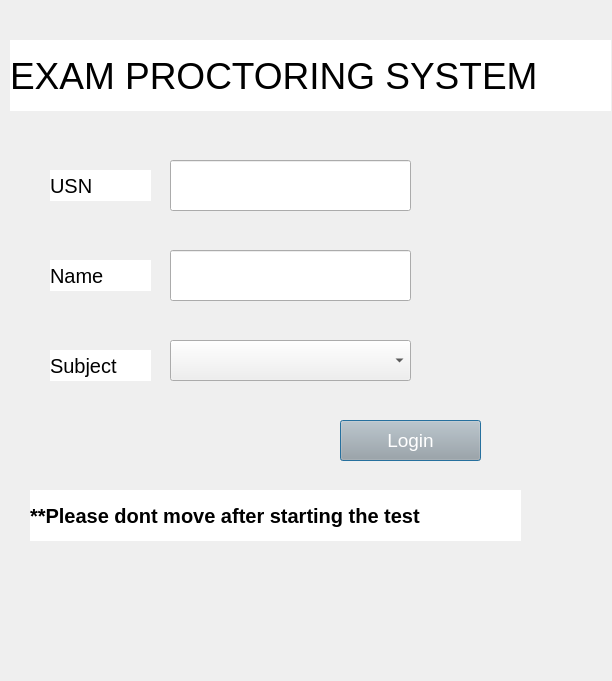
<?xml version="1.0" encoding="UTF-8"?>
<ui version="4.0">
 <class>Dialog</class>
 <widget class="QDialog" name="Dialog">
  <property name="geometry">
   <rect>
    <x>0</x>
    <y>0</y>
    <width>612</width>
    <height>681</height>
   </rect>
  </property>
  <property name="windowTitle">
   <string>Dialog</string>
  </property>
  <property name="styleSheet">
   <string notr="true"/>
  </property>
  <widget class="QLabel" name="label">
   <property name="geometry">
    <rect>
     <x>10</x>
     <y>40</y>
     <width>601</width>
     <height>71</height>
    </rect>
   </property>
   <property name="styleSheet">
    <string notr="true">font-size:28pt;

color: rgb(0, 0, 0);

background-color: rgb(255, 255, 255);</string>
   </property>
   <property name="text">
    <string>EXAM PROCTORING SYSTEM</string>
   </property>
  </widget>
  <widget class="QLabel" name="label_2">
   <property name="geometry">
    <rect>
     <x>50</x>
     <y>260</y>
     <width>101</width>
     <height>31</height>
    </rect>
   </property>
   <property name="styleSheet">
    <string notr="true">font-size:15pt;
border-color: rgb(255, 0, 255);
background-color: rgb(255, 255, 255);
color: rgb(0, 0, 0);</string>
   </property>
   <property name="text">
    <string>Name</string>
   </property>
  </widget>
  <widget class="QLineEdit" name="name">
   <property name="geometry">
    <rect>
     <x>170</x>
     <y>250</y>
     <width>241</width>
     <height>51</height>
    </rect>
   </property>
   <property name="styleSheet">
    <string notr="true">font-size:14pt;
color: rgb(0, 0, 0);</string>
   </property>
  </widget>
  <widget class="QPushButton" name="loginbutton">
   <property name="geometry">
    <rect>
     <x>340</x>
     <y>420</y>
     <width>141</width>
     <height>41</height>
    </rect>
   </property>
   <property name="styleSheet">
    <string notr="true">background-color: rgb(167, 168, 167); font-size:14pt; color:rgb(255, 255, 255)</string>
   </property>
   <property name="text">
    <string>Login</string>
   </property>
  </widget>
  <widget class="QLabel" name="label_4">
   <property name="geometry">
    <rect>
     <x>-10</x>
     <y>0</y>
     <width>631</width>
     <height>681</height>
    </rect>
   </property>
   <property name="text">
    <string/>
   </property>
   <property name="pixmap">
    <pixmap>images/bg.jpg</pixmap>
   </property>
   <property name="scaledContents">
    <bool>true</bool>
   </property>
  </widget>
  <widget class="QLineEdit" name="roll">
   <property name="geometry">
    <rect>
     <x>170</x>
     <y>160</y>
     <width>241</width>
     <height>51</height>
    </rect>
   </property>
   <property name="styleSheet">
    <string notr="true">font-size:14pt;
color: rgb(0, 0, 0);</string>
   </property>
  </widget>
  <widget class="QLabel" name="label_5">
   <property name="geometry">
    <rect>
     <x>50</x>
     <y>170</y>
     <width>101</width>
     <height>31</height>
    </rect>
   </property>
   <property name="styleSheet">
    <string notr="true">font-size:15pt;
border-color: rgb(255, 0, 255);
background-color: rgb(255, 255, 255);
color: rgb(0, 0, 0);</string>
   </property>
   <property name="text">
    <string>USN</string>
   </property>
  </widget>
  <widget class="QLabel" name="label_7">
   <property name="geometry">
    <rect>
     <x>400</x>
     <y>630</y>
     <width>211</width>
     <height>31</height>
    </rect>
   </property>
   <property name="font">
    <font>
     <pointsize>10</pointsize>
     <weight>75</weight>
     <bold>true</bold>
    </font>
   </property>
   <property name="text">
    <string/>
   </property>
  </widget>
  <widget class="QComboBox" name="test_combobox">
   <property name="geometry">
    <rect>
     <x>170</x>
     <y>340</y>
     <width>241</width>
     <height>41</height>
    </rect>
   </property>
  </widget>
  <widget class="QLabel" name="label_9">
   <property name="geometry">
    <rect>
     <x>50</x>
     <y>350</y>
     <width>101</width>
     <height>31</height>
    </rect>
   </property>
   <property name="styleSheet">
    <string notr="true">font-size:15pt;
border-color: rgb(255, 0, 255);
background-color: rgb(255, 255, 255);
color: rgb(0, 0, 0);</string>
   </property>
   <property name="text">
    <string>Subject</string>
   </property>
  </widget>
  <widget class="QLabel" name="label_10">
   <property name="geometry">
    <rect>
     <x>30</x>
     <y>490</y>
     <width>491</width>
     <height>51</height>
    </rect>
   </property>
   <property name="font">
    <font>
     <pointsize>15</pointsize>
     <weight>75</weight>
     <bold>true</bold>
    </font>
   </property>
   <property name="styleSheet">
    <string notr="true">font-size:15pt;
border-color: rgb(255, 0, 255);
background-color: rgb(255, 255, 255);
color: rgb(0, 0, 0);</string>
   </property>
   <property name="text">
    <string>**Please dont move after starting the test </string>
   </property>
  </widget>
  <zorder>label_4</zorder>
  <zorder>label</zorder>
  <zorder>label_2</zorder>
  <zorder>name</zorder>
  <zorder>loginbutton</zorder>
  <zorder>roll</zorder>
  <zorder>label_5</zorder>
  <zorder>label_7</zorder>
  <zorder>test_combobox</zorder>
  <zorder>label_9</zorder>
  <zorder>label_10</zorder>
 </widget>
 <resources/>
 <connections/>
</ui>
